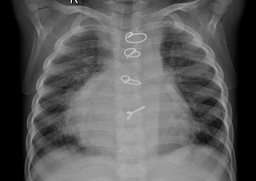
#> input picture assets/test_set/121.jpg, 256 x 181 px, shrunk from 1666 x 1176 before the run, found by its file name
$ python main.py
#> lines starting #> are read from the running program, lines starting #| are printed output that depends on the picture
#> in main, image is the input picture: PIL image 256x181 L; min 0, max 235, mean 90.7
### scripts/noising.py
import numpy as np

def add_gaussian_noise(image: np.ndarray, sigma: float = 25.0) -> np.ndarray:
    """
    Adds Additive White Gaussian Noise (AWGN) to the image.

    Sources:            MRI sensors, electronic amplifiers, and power supply fluctuations.
    Cause:              Thermal vibrations of electrons in sensors and voltage variations.
    Physics:            The noise is independent of the image intensity (additive).
    Clinical Importance: Cleaning this noise allows for higher quality scans
                         from older or more affordable hardware, matching premium equipment performance.

    Args:
        image: The input image as a 2D numpy array
        sigma: Standard deviation of the Gaussian noise
    Returns:
        noisy_image: The image with added noise, clipped to [0, 255]
    """
#> called with sigma = 10
    noise = np.random.normal(0, sigma, image.shape)
    noisy_image = image + noise
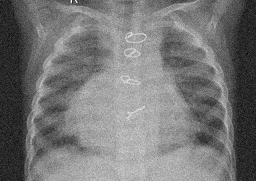
#> noisy_image: shape (181, 256) float64; min -46.6, max 247.6, mean 90.7; drawn with min black and max white
    return np.clip(noisy_image, 0, 255).astype(np.uint8)
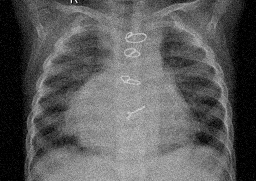
#> returned value: shape (181, 256); min 0, max 247, mean 90.8


# [69 lines left out: functions add_poisson_noise, add_salt_and_pepper, add_speckle_noise, not called in this run]

### scripts/block_matching.py
import numpy as np
import numpy.lib.stride_tricks as npw
from typing import List
from joblib import Parallel, delayed


def block_matching(matrix: np.ndarray[tuple[int, int], np.dtype[np.int32]],
                   threshold: int, block_size: int = 5, window_size: int = 15):
    """
    Finds and groups similar patches across the image for non-local processing.
    Args:
        matrix:       The input noisy image as a 2D numpy array
        threshold:    Maximum distance to consider a block similar
        block_size:   Size of the square blocks (p x p)
        window_size:  Size of the search window around each block
    Returns:
        A 2D object array where each element is a matrix (M_noisy) of grouped patches
    """
    blocks = npw.sliding_window_view(matrix, window_shape=(block_size, block_size))
    pad_before = (window_size - block_size) // 2
    pad_after = (window_size - block_size) - pad_before

    pad_width = ((pad_before, pad_after), (pad_before, pad_after))
    windows = npw.sliding_window_view(np.pad(matrix, pad_width = pad_width, mode="reflect"), window_shape=(window_size, window_size)) # Make sure "reflect" is the best mode

    result = np.empty(blocks.shape[:2], dtype=object)

    with Parallel(n_jobs=-1) as parallel:
        results = parallel(
            delayed(process_column)(j , blocks, windows, threshold, block_size)
            for j in range(blocks.shape[1])
    )

    for j, column in enumerate(results):
        for i, block in enumerate(column):
            result[i, j] = block
    return result

def process_column(column_idx: int, blocks, windows, threshold, block_size):
    """
    Processes a single column of blocks for similarity matching in parallel.
    Args:
        column_idx:  Index of the column to process
        blocks:      Sliding window view of all blocks
        windows:     Sliding window view of all search windows
        threshold:   Similarity threshold
        block_size:  Size of the blocks
    Returns:
        A list of matched block matrices for the column
    """
    column_results = []
    for i in range(blocks.shape[0]):
        column_results.append(match_block(blocks[i, column_idx], windows[i, column_idx], threshold, block_size))
    return column_results


def match_block(target: np.ndarray, window: np.ndarray, threshold: int, block_size: int = 5) -> np.ndarray:
    """
    Finds blocks within a search window that are similar to the target block.
    Args:
        target:      The reference block to match
        window:      The local search window
        threshold:   Similarity threshold (squared L2 distance)
        block_size:  Size of the blocks
    Returns:
        M_noisy: A matrix where each column is a flattened similar block
    """
    candidates = npw.sliding_window_view(window, window_shape=(block_size, block_size))

    diff = candidates - target
    dist = np.mean(np.square(diff), axis=(-2, -1))

    mask = dist < threshold ** 2
    matched_blocks = candidates[mask]

    target_col = target.reshape(-1, 1)

    if matched_blocks.shape[0] == 0:
        return target_col

    matches_cols = matched_blocks.reshape(matched_blocks.shape[0], -1).T

    M_noisy = np.hstack((target_col, matches_cols))

    return M_noisy

### scripts/denoising.py
import numpy as np
from joblib import Parallel, delayed

# [32 lines left out: function denoising, not called in this run]

def custom_denoising(res:  np.ndarray[tuple[int, int], np.dtype[np.object_]], noise_tresh: float = 50.0): #treshhold probably should be counted energybased
    original_shape = res.shape
    flat_res = [res[i, j] for i in range(res.shape[0]) for j in range(res.shape[1])]
    denoised_flat = Parallel(n_jobs=-1)(
        delayed(_process_single_matrix)(M, noise_tresh, svd)
        for M in flat_res
    )
    res_clean = np.empty(original_shape, dtype=object)
    for i, patch in enumerate(denoised_flat):
        res_clean.flat[i] = patch.real
    return res_clean

def _process_single_matrix(M, noise_tresh, svd_func):
    U, Sigma, Vt = svd_func(M)
    Sigma[Sigma < noise_tresh] = 0
    return (U * Sigma) @ Vt

# #Using np.linalg.eig for eigen decomposition if it is allowed
def svd(M):
    A = M.T @ M
    w, V = np.linalg.eig(A)
    idx = np.argsort(w)[::-1]
    w = w[idx]
    V = V[:, idx]

    Sigma = np.sqrt(np.maximum(w.real, 0))

    safe_sigma = np.where(Sigma == 0, 1e-10, Sigma)
    U = (M @ V) / safe_sigma
    return U, Sigma, V.T

# [40 lines left out: functions custom_svd, eigen_decomposition, qr_decomposition, not called in this run]

### scripts/main.py
import numpy as np
from PIL import Image
from block_matching import block_matching
from denoising import denoising, custom_denoising
from puttogether import aggregate_patches
from noising import add_gaussian_noise, add_poisson_noise
import time
import pywt
import matplotlib.pyplot as plt


PATH_TO_FILE = '121.jpg'
BLOCK_SIZE = 4
WINDOW_SIZE = 15
DISTANCE_THRESHOLD = 9
SAFETY_COEFFICIENT = 1


def estimate_noise_sigma(image_matrix):
    """
    Estimates the standard deviation of Gaussian noise in an image using Wavelet decomposition.
    Args:
        image_matrix: The input image as a 2D numpy array
    Returns:
        estimated_sigma: The estimated noise standard deviation (float)
    """
    coeffs = pywt.dwt2(image_matrix, 'db2')
    LL, (LH, HL, HH) = coeffs
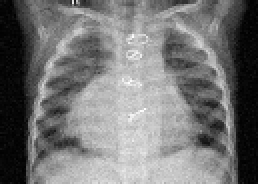
#> LL: shape (92, 129) float64 (shown 2 times larger); min -3.49, max 394.2, mean 180.1; drawn with min black and max white
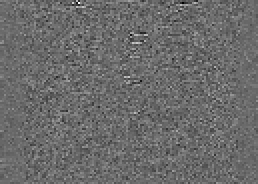
#> LH: shape (92, 129) float64 (shown 2 times larger); min -64.11, max 88.47, mean 0.1; drawn with min black and max white
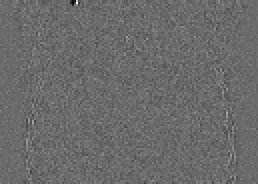
#> HL: shape (92, 129) float64 (shown 2 times larger); min -117, max 160.9, mean -0.2; drawn with min black and max white
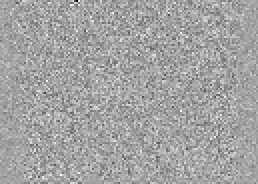
#> HH: shape (92, 129) float64 (shown 2 times larger); min -68.83, max 38.6, mean 0; drawn with min black and max white

    mad = np.median(np.abs(HH - np.median(HH)))
#> mad = 6.13

    return mad / 0.6745

def main():
    image = Image.open("assets/test_set/" + PATH_TO_FILE)
    image_matrix = np.array(image, dtype = np.int32, order = "F")
    image_matrix_noisy = add_gaussian_noise(image_matrix, 10)


    Image.fromarray(image_matrix_noisy).save("assets/noisy/" + PATH_TO_FILE + ".png")

    estimated_sigma = estimate_noise_sigma(image_matrix_noisy)
#> estimated_sigma = 9.08
    print(f"Estimated sigma: {estimated_sigma:.2f}")
#| Estimated sigma: 9.08

    print("Starting Block Matching...")

    now = time.time()

    res = block_matching(image_matrix_noisy, threshold = DISTANCE_THRESHOLD, block_size=BLOCK_SIZE, window_size=WINDOW_SIZE)
#> in block_matching, `results = parallel( delayed(process_column)(j , blocks, windows, thres..`: results = 253 items

    print(f"Block Matching took: {time.time() - now:.2f}s")

    print("Starting SVD Denoising...")
    svd_start = time.time()


    res_clean = custom_denoising(res, estimated_sigma * SAFETY_COEFFICIENT)
#> in custom_denoising, `flat_res = [res[i, j] for i in range(res.shape[0]) for j in range(res...`: flat_res = 45034 items

    print(f"SVD Denoising took: {time.time() - svd_start:.2f}s")

    clean_image = aggregate_patches(res_clean, image_matrix.shape, BLOCK_SIZE)

    clean_image = np.clip(clean_image, 0, 255).astype(np.uint8)
    Image.fromarray(clean_image).save("assets/results/denoised" + PATH_TO_FILE + ".png")
    print("Saved to results dir")

    print(f"Total time: {time.time() - now:.2f}s")

if __name__ == "__main__":
#> (the run stopped early here; a loop or call above may not have finished)
